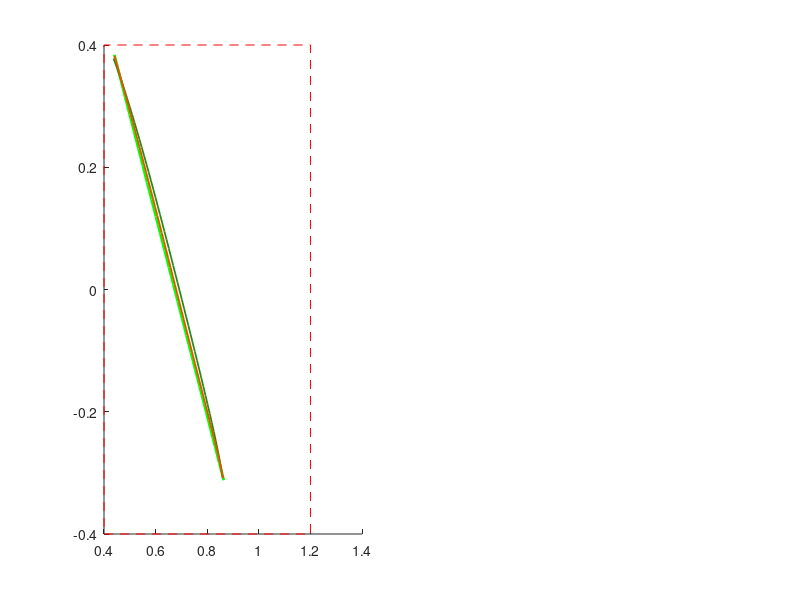

Reproduce this figure in MATLAB. (Note: this script raises an error after producing the figure.)
% plotting each TO output

% Andrew SaLoutos
% 4/17/2021

% make sure functions are on path
addpath(genpath('arm_functions'))
addpath(genpath('block_functions'))

% import trajectory data
clear all
load('multi_traj_data_unconstrained.mat');
load('multi_traj_data_no_meff.mat');
load('random_linear_traj.mat');
% load('random_sinusoid_traj.mat');

% define arm parameters
m1 = 1;                 m2 = 1;
m3 = 0.5;               m_motor = 0.5;
I1 = 0.02;              I2 = 0.02;
I3 = 0.01;              I_motor = 0.000625; % assuming radius r=0.05m
Ir = 6.25e-6;           N = 6;
l_O_m1 = 0.25;          l_A_m2 = 0.25;
l_B_m3 = 0.25;          l_OA = 0.5;
l_AB = 0.5;             l_BC = 0.5;
g = 9.81; % do I want gravity to start?
% arrange in vector
p   = [m1 m2 m3 m_motor I1 I2 I3 I_motor Ir N l_O_m1 l_A_m2 l_B_m3 l_OA l_AB l_BC g]';


% iterate through each trajectory and plot
N = size(TO_data,2);
for ii=1:N
%     if (ii==6) || (ii==13) %could also use (TO_data.data == 'Bad')
%        % bad TO outputs
%        continue
%     end
    
    time_vec = TO_data(ii).time;
    des_pts = TO_data(ii).pts;
    
    
    X = TO_data(ii).data;
    X_nm = TO_data_no_meff(ii).data;
    act_pts = X.p;
    act_pts_nm = X_nm.p;
    meff = X.meff;
    meff_nm = X_nm.meff;
    q0 = X.q(:,1);
    qf = X.q(:,end);
    q0_nm = X_nm.q(:,1);
    qf_nm = X_nm.q(:,end);
    
    % plot desired and actual trajectories
    figure(1); clf; 
    subplot(1,2,1); hold on;
    
    % trajectories
    plot(des_pts(1,:),des_pts(2,:),'g','LineWidth',2.0);
    plot(act_pts(1,:),act_pts(2,:),'Color',[0.1, 0.55, 0.1],'LineWidth',1.25);
    plot(act_pts_nm(1,:),act_pts_nm(2,:),'Color',[1.0, 0.27, 0],'LineWidth',1.25);
    % arena
    x_a = [0.4, 1.2, 1.2, 0.4, 0.4];
    y_a = [-0.4, -0.4, 0.4, 0.4, -0.4];
    plot(x_a,y_a,'r--');
    % initial and final joint configurations
    % lighter plots are without meff in optimization
    kp0_nm = keypoints_arm(q0_nm,p);
    rA0_nm = kp0_nm(:,1);
    rB0_nm = kp0_nm(:,2);
    rC0_nm = kp0_nm(:,3);
    plot([0 rA0_nm(1)],[0 rA0_nm(2)],'Color',[0.25,0.25,0.25],'LineWidth',2);
    plot([rA0_nm(1) rB0_nm(1)],[rA0_nm(2) rB0_nm(2)],'Color',[0.25,0.25,0.25],'LineWidth',2);
    plot([rB0_nm(1) rC0_nm(1)],[rB0_nm(2) rC0_nm(2)],'Color',[0.25,0.25,0.25],'LineWidth',2);
    plot([0 rA0_nm(1) rB0_nm(1)],[0 rA0_nm(2) rB0_nm(2)],'o','Color',[0.25,0.25,0.25],'MarkerSize',5,'MarkerFaceColor',[0.25,0.25,0.25]);
    kpf_nm = keypoints_arm(qf_nm,p);
    rAf_nm = kpf_nm(:,1);
    rBf_nm = kpf_nm(:,2);
    rCf_nm = kpf_nm(:,3);
    plot([0 rAf_nm(1)],[0 rAf_nm(2)],'Color',[0.4,0.4,0.4],'LineWidth',2);
    plot([rAf_nm(1) rBf_nm(1)],[rAf_nm(2) rBf_nm(2)],'Color',[0.4,0.4,0.4],'LineWidth',2);
    plot([rBf_nm(1) rCf_nm(1)],[rBf_nm(2) rCf_nm(2)],'Color',[0.4,0.4,0.4],'LineWidth',2);
    plot([0 rAf_nm(1) rBf_nm(1)],[0 rAf_nm(2) rBf_nm(2)],'o','Color',[0.4,0.4,0.4],'MarkerSize',5,'MarkerFaceColor',[0.4,0.4,0.4]);
    kp0 = keypoints_arm(q0,p);
    rA0 = kp0(:,1);
    rB0 = kp0(:,2);
    rC0 = kp0(:,3);
    plot([0 rA0(1)],[0 rA0(2)],'Color',[0.4,0.4,0.4],'LineWidth',2);
    plot([rA0(1) rB0(1)],[rA0(2) rB0(2)],'Color',[0.4,0.4,0.4],'LineWidth',2);
    plot([rB0(1) rC0(1)],[rB0(2) rC0(2)],'Color',[0.4,0.4,0.4],'LineWidth',2);
    plot([0 rA0(1) rB0(1)],[0 rA0(2) rB0(2)],'o','Color',[0.4,0.4,0.4],'MarkerSize',5,'MarkerFaceColor',[0.4,0.4,0.4]);
    kpf = keypoints_arm(qf,p);
    rAf = kpf(:,1);
    rBf = kpf(:,2);
    rCf = kpf(:,3);
    plot([0 rAf(1)],[0 rAf(2)],'Color',[0.55,0.55,0.55],'LineWidth',2);
    plot([rAf(1) rBf(1)],[rAf(2) rBf(2)],'Color',[0.55,0.55,0.55],'LineWidth',2);
    plot([rBf(1) rCf(1)],[rBf(2) rCf(2)],'Color',[0.55,0.55,0.55],'LineWidth',2);
    plot([0 rAf(1) rBf(1)],[0 rAf(2) rBf(2)],'o','Color',[0.55,0.55,0.55],'MarkerSize',5,'MarkerFaceColor',[0.55,0.55,0.55]);
    
    xlabel('X'); ylabel('Y'); legend('Des','TO w/ m_{eff}','TO no m_{eff}');
    axis equal; 
    xlim([-0.5,1.5]); ylim([-1.0,1.0]);
    
    % plot effective mass over time
    subplot(1,2,2); hold on;
    plot(time_vec,meff(1,:),'LineWidth',1.25); % add 'o-'
    plot(time_vec,meff_nm(1,:),'LineWidth',1.25);
%     plot(time_vec,meff(2,:),'LineWidth',1.25);
%     plot(time_vec,meff(3,:),'LineWidth',1.25);
    xlabel('Time'); ylabel('m_{eff}'); 
%     legend('Actual','Min','Max');
    legend('TO w/ m_{eff}', 'TO no m_{eff}');
    
    plt_title = sprintf('Optimized trajectory and effective mass for reference trajectory #%d', ii);
    sgtitle(plt_title);
    
    % stop between each trajectory?
    pause;
    % TODO: make this a timed pause and record the animation as a video?
    
end


